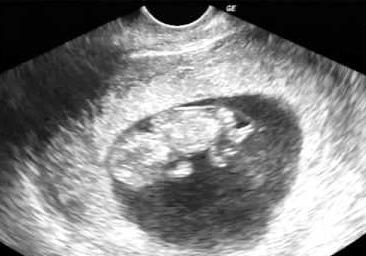
%> input picture Medical Image/lec9.Matlab.handson/ultrasound.jpg, 366 x 256 px
$ octave Week9_OtsuMethod_2011250611.m   (GNU Octave 9; MATLAB toolbox functions it lacks are replaced by stand-ins)
%> lines starting %> are read from the running program, lines starting %| are printed output that depends on the picture; in (x1, y1, x2, y2) boxes, pixels count from 0 and x2, y2 are one past the last pixel; in counts of white or black regions, pixels touching at a corner belong together; the program's own positions count from 1
%> further down, img is the input picture: size 256x366 uint8; min 0, max 255, mean 129.1
### Medical Image/lec9.Matlab.handson/otsuMethod.m
function result = otsuMethod(image)

    cnt = imhist(image,256);
%> cnt = 256 values, max 4373 at index 3, min 22 at index 18, mean 366

    CNT = cumsum(cnt);
%> CNT = 256 values from 1358 to 93696
    pixels = CNT(end,1);
%> pixels = 93696

    p = [cnt, pixels - cnt] / pixels;
%> p = 256 rows, first 12: [0.0145 0.986; 0.00818 0.992; 0.0467 0.953; 0.0141 0.986; 0.0399 0.96; 0.00548 0.995; 0.00669 0.993; 0.0026 0.997; 0.00164 0.998; 0.0012 0.999; 0.000832 0.999; 0.00079 0.999]
    omega = [CNT, pixels - CNT] / pixels;
%> omega = 256 rows, first 12: [0.0145 0.986; 0.0227 0.977; 0.0693 0.931; 0.0835 0.917; 0.123 0.877; 0.129 0.871; 0.135 0.865; 0.138 0.862; 0.14 0.86; 0.141 0.859; 0.142 0.858; 0.143 0.857]

    mu = (1:256)' .* p(:,1);
%> mu = 256 values, max 5.24 at index 256, min 0.00423 at index 18, mean 0.508

    mu_total = mu(end,1);
%> mu_total = 5.24

    var = omega(:,1) .* omega(:,2) .* ((mu - (mu_total - mu)).^2);
%> var = 256 values, max 5.13 at index 120, min 0 at index 256, mean 3.53

    thres = find(var == max(var));
%> thres = 120

    result = (thres-1) / 255;
%> result = 0.467
end

### Medical Image/lec9.Matlab.handson/Week9_OtsuMethod_2011250611.m
close all hidden; clear; clc;

img = imread('ultrasound.jpg');

norm_thres = otsuMethod(img);
%> norm_thres = 0.467

timg = graythresh(im2double(img));
%> timg = 0.498

figure('name', 'Otsu''s method');
subplot(1,2,1), imshow(imbinarize(img, norm_thres)), title('My Method');
%> after `imshow(imbinarize(img, norm_thres))`:
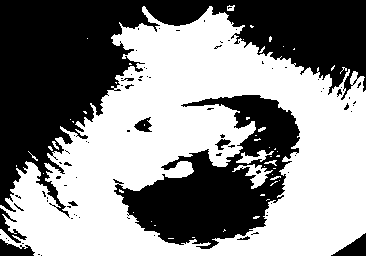
%> displayed picture: size 256x366 logical; 53.7% white; 83 black regions (71 under 20 px), largest, box (x1, y1, x2, y2) and area: (0, 0, 366, 218) 28740, (113, 95, 300, 249) 12953, (331, 233, 366, 256) 399
subplot(1,2,2), imshow(imbinarize(img, timg)), title('Built-In Method');
%> after `imshow(imbinarize(img, timg))`:
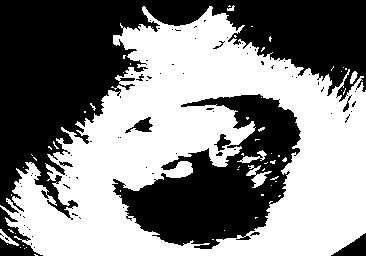
%> displayed picture: size 256x366 logical; 51.2% white; 81 black regions (69 under 20 px), largest, box (x1, y1, x2, y2) and area: (0, 0, 366, 220) 29945, (112, 94, 301, 249) 13842, (0, 207, 43, 256) 803

$ run again, with Medical Image/lec9.Matlab.handson/arm.png saved as Medical Image/lec9.Matlab.handson/ultrasound.jpg
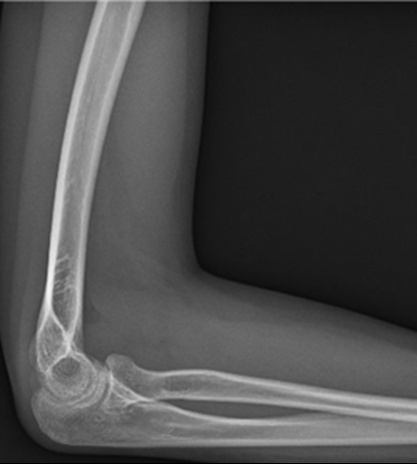
%> input picture Medical Image/lec9.Matlab.handson/arm.png, 417 x 464 px
%> img is the input picture: size 464x417 uint8; min 0, max 247, mean 74.4
%> cnt = 256 values, max 11857 at index 32, min 0 at index 3, mean 755.8
%> CNT = 256 values from 382 to 193488
%> pixels = 193488
%> p = 256 rows, first 12: [0.00197 0.998; 0.000181 1; 0 1; 0 1; 0 1; 0 1; 5.17e-06 1; 0 1; 0 1; 2.07e-05 1; 9.82e-05 1; 0.000264 1]
%> omega = 256 rows, first 12: [0.00197 0.998; 0.00216 0.998; 0.00216 0.998; 0.00216 0.998; 0.00216 0.998; 0.00216 0.998; 0.00216 0.998; 0.00216 0.998; 0.00216 0.998; 0.00218 0.998; 0.00228 0.998; 0.00254 0.997]
%> mu = 256 values, max 1.96 at index 32, min 0 at index 3, mean 0.294
%> mu_total = 0
%> var = 256 values, max 3.44 at index 32, min 0 at index 3, mean 0.164
%> thres = 32
%> result = 0.122
%> timg = 0.278
%> `imshow(imbinarize(img, norm_thres))`:
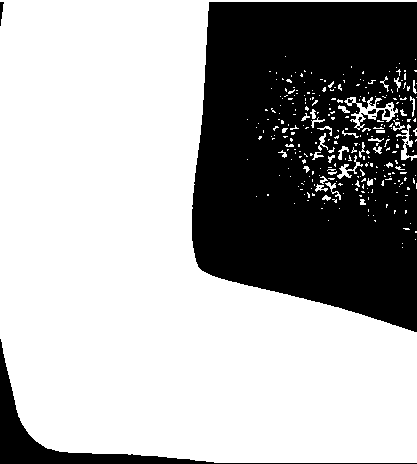
%> displayed picture: size 464x417 logical; 66.1% white; 9 black regions (4 under 20 px), largest, box (x1, y1, x2, y2) and area: (192, 2, 417, 332) 61397, (0, 339, 417, 464) 3998, (0, 2, 4, 26) 53, (384, 109, 390, 117) 37, (368, 109, 376, 114) 29
%> `imshow(imbinarize(img, timg))`:
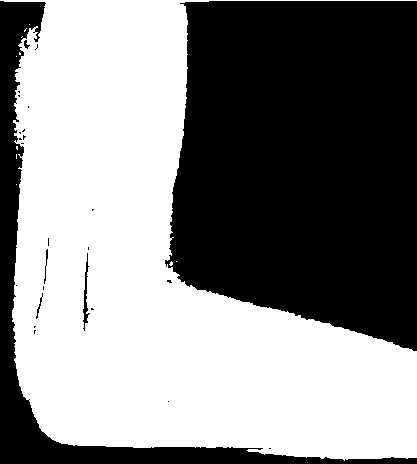
%> displayed picture: size 464x417 logical; 53.5% white; 26 black regions (20 under 20 px), largest, box (x1, y1, x2, y2) and area: (165, 1, 417, 351) 74677, (0, 1, 417, 464) 14986, (83, 253, 90, 331) 186, (44, 249, 48, 284) 46, (36, 293, 43, 319) 40, (24, 40, 30, 49) 27
